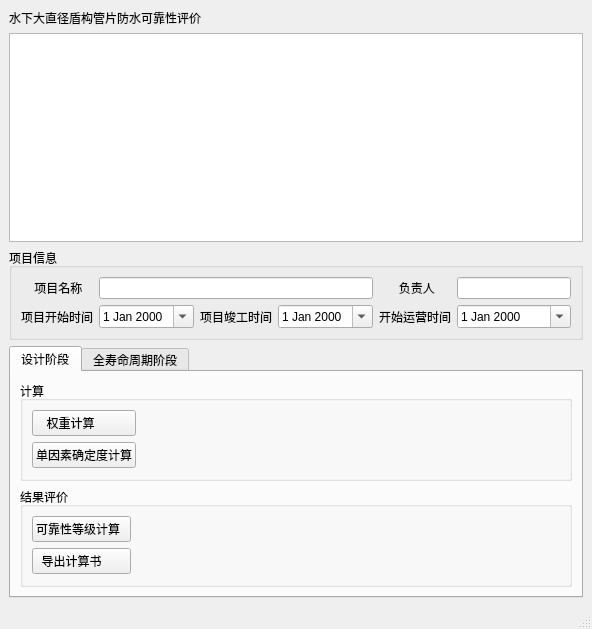
<?xml version="1.0" encoding="UTF-8"?>
<ui version="4.0">
 <class>MainWindow</class>
 <widget class="QMainWindow" name="MainWindow">
  <property name="geometry">
   <rect>
    <x>0</x>
    <y>0</y>
    <width>592</width>
    <height>629</height>
   </rect>
  </property>
  <property name="minimumSize">
   <size>
    <width>592</width>
    <height>629</height>
   </size>
  </property>
  <property name="windowTitle">
   <string>可靠性评价软件</string>
  </property>
  <widget class="QWidget" name="centralwidget">
   <layout class="QVBoxLayout" name="verticalLayout">
    <item>
     <widget class="QLabel" name="label_titie">
      <property name="styleSheet">
       <string notr="true">font: 22pt &quot;Arial&quot;;</string>
      </property>
      <property name="text">
       <string>水下大直径盾构管片防水可靠性评价</string>
      </property>
     </widget>
    </item>
    <item>
     <widget class="QTextBrowser" name="fig1">
      <property name="styleSheet">
       <string notr="true">border-image: url(:/ficture/img_3.png)</string>
      </property>
     </widget>
    </item>
    <item>
     <widget class="QGroupBox" name="groupBox">
      <property name="title">
       <string>项目信息</string>
      </property>
      <layout class="QGridLayout" name="gridLayout">
       <item row="0" column="0">
        <widget class="QLabel" name="label">
         <property name="text">
          <string>    项目名称</string>
         </property>
        </widget>
       </item>
       <item row="1" column="6">
        <widget class="QLabel" name="label_4">
         <property name="text">
          <string>开始运营时间</string>
         </property>
        </widget>
       </item>
       <item row="1" column="3">
        <widget class="QDateEdit" name="dateEdit_start">
         <property name="calendarPopup">
          <bool>true</bool>
         </property>
        </widget>
       </item>
       <item row="1" column="5">
        <widget class="QDateEdit" name="dateEdit_end">
         <property name="calendarPopup">
          <bool>true</bool>
         </property>
        </widget>
       </item>
       <item row="1" column="4">
        <widget class="QLabel" name="label_3">
         <property name="text">
          <string>项目竣工时间</string>
         </property>
        </widget>
       </item>
       <item row="1" column="7">
        <widget class="QDateEdit" name="dateEdit_run">
         <property name="calendarPopup">
          <bool>true</bool>
         </property>
         <property name="timeSpec">
          <enum>Qt::LocalTime</enum>
         </property>
         <property name="date">
          <date>
           <year>2000</year>
           <month>1</month>
           <day>1</day>
          </date>
         </property>
        </widget>
       </item>
       <item row="1" column="0">
        <widget class="QLabel" name="label_2">
         <property name="text">
          <string>项目开始时间</string>
         </property>
        </widget>
       </item>
       <item row="0" column="6">
        <widget class="QLabel" name="label_7">
         <property name="text">
          <string>      负责人</string>
         </property>
        </widget>
       </item>
       <item row="0" column="7">
        <widget class="QLineEdit" name="lineEdit_name"/>
       </item>
       <item row="0" column="3" colspan="3">
        <widget class="QLineEdit" name="lineEdit_project"/>
       </item>
      </layout>
     </widget>
    </item>
    <item>
     <widget class="QTabWidget" name="groupBox_main">
      <property name="whatsThis">
       <string>&lt;html&gt;&lt;head/&gt;&lt;body&gt;&lt;p&gt;&lt;br/&gt;&lt;/p&gt;&lt;/body&gt;&lt;/html&gt;</string>
      </property>
      <property name="currentIndex">
       <number>0</number>
      </property>
      <widget class="QWidget" name="tab">
       <attribute name="title">
        <string>设计阶段</string>
       </attribute>
       <layout class="QVBoxLayout" name="verticalLayout_2">
        <item>
         <widget class="QGroupBox" name="groupBox_sj_cal">
          <property name="title">
           <string>计算</string>
          </property>
          <layout class="QGridLayout" name="gridLayout_4">
           <item row="3" column="2">
            <widget class="QPushButton" name="sj_n">
             <property name="text">
              <string>单因素确定度计算</string>
             </property>
            </widget>
           </item>
           <item row="0" column="3">
            <widget class="QLabel" name="label_5">
             <property name="text">
              <string/>
             </property>
            </widget>
           </item>
           <item row="3" column="3">
            <widget class="QLabel" name="label_6">
             <property name="text">
              <string/>
             </property>
            </widget>
           </item>
           <item row="0" column="4">
            <spacer name="horizontalSpacer">
             <property name="orientation">
              <enum>Qt::Horizontal</enum>
             </property>
             <property name="sizeHint" stdset="0">
              <size>
               <width>40</width>
               <height>20</height>
              </size>
             </property>
            </spacer>
           </item>
           <item row="0" column="2">
            <widget class="QPushButton" name="sj_w">
             <property name="text">
              <string>权重计算        </string>
             </property>
            </widget>
           </item>
          </layout>
         </widget>
        </item>
        <item>
         <widget class="QGroupBox" name="groupBox_sj_res">
          <property name="title">
           <string>结果评价</string>
          </property>
          <layout class="QGridLayout" name="gridLayout_7">
           <item row="3" column="0">
            <widget class="QPushButton" name="sj_save">
             <property name="text">
              <string>导出计算书      </string>
             </property>
            </widget>
           </item>
           <item row="2" column="2">
            <spacer name="horizontalSpacer_8">
             <property name="orientation">
              <enum>Qt::Horizontal</enum>
             </property>
             <property name="sizeHint" stdset="0">
              <size>
               <width>40</width>
               <height>20</height>
              </size>
             </property>
            </spacer>
           </item>
           <item row="2" column="1">
            <widget class="QLabel" name="lable_sj_level">
             <property name="text">
              <string/>
             </property>
            </widget>
           </item>
           <item row="3" column="1">
            <widget class="QLabel" name="lable_sj_lsave">
             <property name="text">
              <string/>
             </property>
            </widget>
           </item>
           <item row="2" column="0">
            <widget class="QPushButton" name="sj_level">
             <property name="text">
              <string>可靠性等级计算  </string>
             </property>
            </widget>
           </item>
          </layout>
         </widget>
        </item>
       </layout>
      </widget>
      <widget class="QWidget" name="tab_2">
       <attribute name="title">
        <string>全寿命周期阶段</string>
       </attribute>
       <layout class="QVBoxLayout" name="verticalLayout_3">
        <item>
         <widget class="QGroupBox" name="groupBox_qsm_cal">
          <property name="title">
           <string>计算</string>
          </property>
          <layout class="QGridLayout" name="gridLayout_3">
           <item row="3" column="2">
            <widget class="QPushButton" name="qsm_n">
             <property name="text">
              <string>单因素确定度计算</string>
             </property>
            </widget>
           </item>
           <item row="0" column="3">
            <widget class="QLabel" name="label_qsm_w">
             <property name="text">
              <string/>
             </property>
            </widget>
           </item>
           <item row="3" column="3">
            <widget class="QLabel" name="label_qsm_n">
             <property name="text">
              <string/>
             </property>
            </widget>
           </item>
           <item row="0" column="2">
            <widget class="QPushButton" name="qsm_w">
             <property name="text">
              <string>权重计算        </string>
             </property>
            </widget>
           </item>
           <item row="0" column="4">
            <spacer name="horizontalSpacer_2">
             <property name="orientation">
              <enum>Qt::Horizontal</enum>
             </property>
             <property name="sizeHint" stdset="0">
              <size>
               <width>40</width>
               <height>20</height>
              </size>
             </property>
            </spacer>
           </item>
          </layout>
         </widget>
        </item>
        <item>
         <widget class="QGroupBox" name="groupBox_qsm_res">
          <property name="title">
           <string>结果评价</string>
          </property>
          <layout class="QGridLayout" name="gridLayout_5">
           <item row="1" column="2">
            <spacer name="horizontalSpacer_6">
             <property name="orientation">
              <enum>Qt::Horizontal</enum>
             </property>
             <property name="sizeHint" stdset="0">
              <size>
               <width>40</width>
               <height>20</height>
              </size>
             </property>
            </spacer>
           </item>
           <item row="2" column="0">
            <widget class="QPushButton" name="qsm_save">
             <property name="text">
              <string>导出计算书      </string>
             </property>
            </widget>
           </item>
           <item row="2" column="1">
            <widget class="QLabel" name="lable_qsm_save">
             <property name="text">
              <string/>
             </property>
            </widget>
           </item>
           <item row="1" column="1">
            <widget class="QLabel" name="lable_qsm_level">
             <property name="text">
              <string/>
             </property>
            </widget>
           </item>
           <item row="1" column="0">
            <widget class="QPushButton" name="qsm_level">
             <property name="text">
              <string>可靠性等级计算  </string>
             </property>
            </widget>
           </item>
          </layout>
         </widget>
        </item>
       </layout>
      </widget>
     </widget>
    </item>
   </layout>
  </widget>
  <widget class="QStatusBar" name="statusbar"/>
 </widget>
 <resources>
  <include location="resource.qrc"/>
 </resources>
 <connections/>
</ui>
